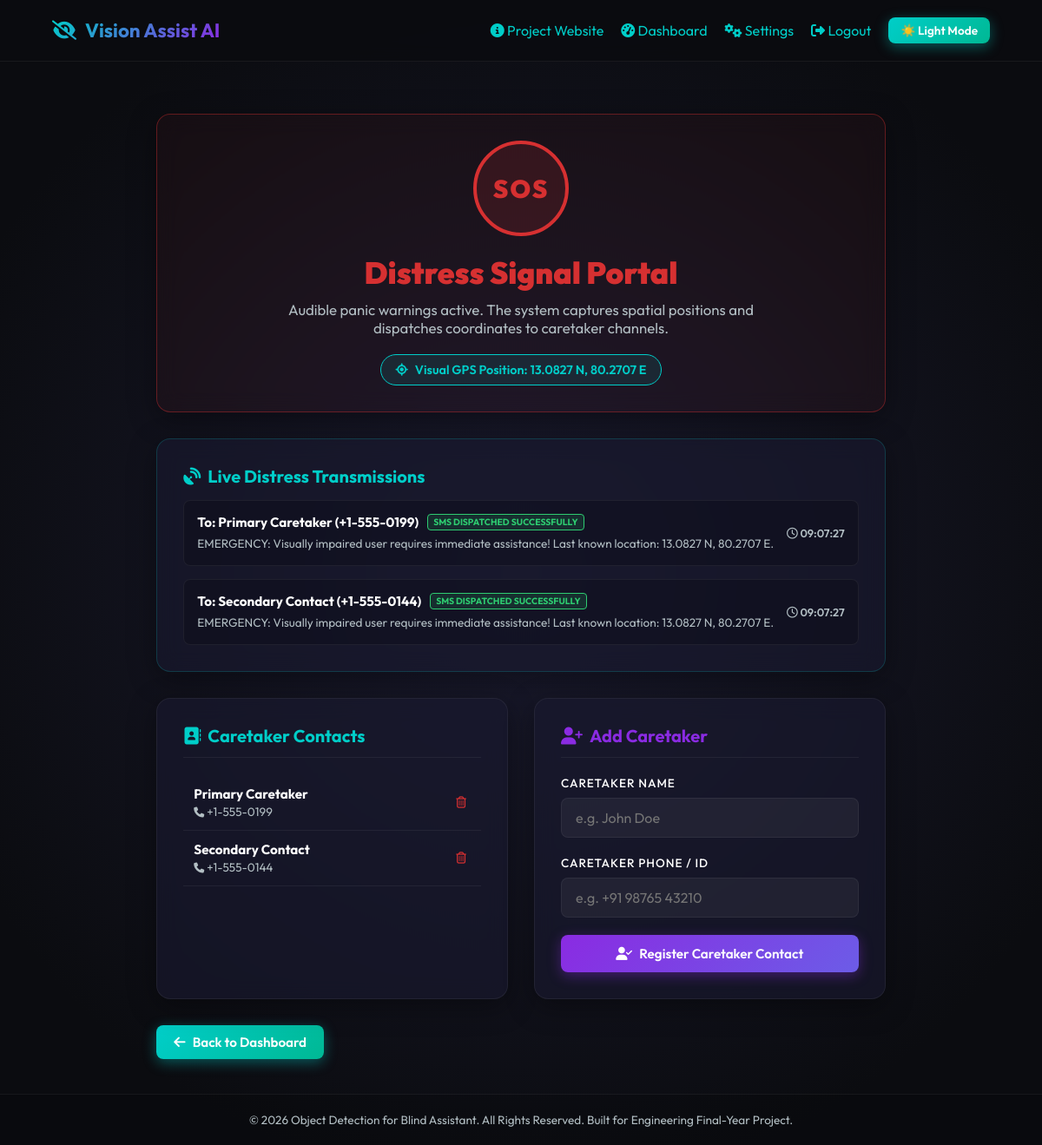
/sos (signed in), run on the app's committed database.
### tables this page shows
CREATE TABLE emergency_contacts(
        id INTEGER PRIMARY KEY AUTOINCREMENT,
        name TEXT,
        phone TEXT
    );

### app.py (the view, shortened to what this page needs)
@app.route("/sos", methods=["GET", "POST"])
@login_required
def sos():
    conn = get_db()
    cursor = conn.cursor()
    gps_coordinates = "13.0827 N, 80.2707 E"
    cursor.execute("SELECT * FROM emergency_contacts")
    contacts = cursor.fetchall()
    simulated_alerts = []
    for contact in contacts:
        alert_msg = f"EMERGENCY: Visually impaired user requires immediate assistance! Last known location: {gps_coordinates}."
        simulated_alerts.append({
            "name": contact["name"],
            "phone": contact["phone"],
            "message": alert_msg,
            "status": "SMS Dispatched Successfully",
            "time": time.strftime("%H:%M:%S")
        })
        cursor.execute("INSERT INTO history (object_name, confidence) VALUES (?, ?)", (f"SOS: Dispatched SMS to {contact['name']}", 1.0))
    conn.commit()
    conn.close()
    speak("SOS distress alert triggered.")
    return render_template("sos.html", contacts=contacts, gps_coordinates=gps_coordinates, alerts=simulated_alerts)

### app.py (called while the page is built, shortened)
def get_db():
    conn = sqlite3.connect("database.db")
    conn.row_factory = sqlite3.Row
    return conn

def load_settings():
    if os.path.exists(SETTINGS_FILE):
        try:
            with open(SETTINGS_FILE, "r") as f:
                return json.load(f)
        except Exception:
            pass

def login_required(f):
    @wraps(f)
    def decorated_function(*args, **kwargs):
        if "username" not in session:
            flash("Please log in to access this page.", "danger")
            return redirect(url_for("login"))
        return f(*args, **kwargs)
    return decorated_function

@app.context_processor
def inject_settings():
    return dict(settings=load_settings())

### voice.py (called while the page is built)
def speak(text):
    print(f"[Server-Side Speech Log]: {text}")

### templates/sos.html (shortened to what this page needs)
{% extends 'base.html' %}
{% block content %}
<div style="max-width: 1000px; margin: 40px auto; padding: 0 20px;">
    <div class="glass-container" style="border-color: rgba(214, 48, 49, 0.4); background: rgba(214, 48, 49, 0.05); text-align: center; margin-bottom: 30px;">
        <div style="margin-bottom: 20px; display: inline-block;">
            <div style="width: 110px; height: 110px; border-radius: 50%; background: rgba(214, 48, 49, 0.15); border: 4px solid var(--danger); display: flex; align-items: center; justify-content: center; animation: pulse-red 1.5s infinite; cursor: pointer;" onclick="triggerLocalSOS()">
                <span style="font-weight: 900; font-size: 1.8rem; color: var(--danger); letter-spacing: 2px;">SOS</span>
            </div>
        </div>
        <h1 style="font-size: 2.2rem; font-weight: 900; color: var(--danger); margin-bottom: 10px;">Distress Signal Portal</h1>
        <p style="color: var(--text-secondary-dark); font-size: 1.05rem; max-width: 600px; margin: 0 auto 20px auto;">
            Audible panic warnings active. The system captures spatial positions and dispatches coordinates to caretaker channels.
        </p>
        <div style="display: inline-flex; align-items: center; gap: 8px; background: rgba(0, 206, 201, 0.1); border: 1px solid var(--secondary); padding: 8px 16px; border-radius: 20px; font-size: 0.9rem; color: var(--secondary); font-weight: 600;">
            <i class="fa-solid fa-location-crosshairs" style="animation: pulse 1.8s infinite;"></i>
            <span>Visual GPS Position: {{ gps_coordinates }}</span>
        </div>
    </div>
    <div class="glass-container" style="text-align: left; margin-bottom: 30px; border-color: rgba(0, 206, 201, 0.2);">
        <h3 style="font-size: 1.25rem; font-weight: 700; margin-bottom: 15px; color: var(--secondary); display: flex; align-items: center; gap: 8px;">
            <i class="fa-solid fa-satellite-dish"></i> Live Distress Transmissions
        </h3>
        {% if alerts %}
            <div style="display: grid; gap: 15px;">
                {% for alert in alerts %}
                    <div style="padding: 15px; background: rgba(0,0,0,0.2); border: 1px solid var(--border-glass); border-radius: 8px; display: flex; justify-content: space-between; align-items: center; flex-wrap: wrap; gap: 15px;">
                        <div>
                            <div style="display: flex; align-items: center; gap: 10px; margin-bottom: 6px;">
                                <span style="font-weight: 700; font-size: 0.95rem; color: #fff;">To: {{ alert.name }} ({{ alert.phone }})</span>
                                <span style="background: rgba(46, 204, 113, 0.15); border: 1px solid var(--success); color: var(--success); font-size: 0.65rem; font-weight: 700; padding: 2px 6px; border-radius: 4px; text-transform: uppercase;">
                                    {{ alert.status }}
                                </span>
                            </div>
                            <p style="font-size: 0.85rem; color: var(--text-secondary-dark); line-height: 1.4; margin: 0;">{{ alert.message }}</p>
                        </div>
                        <span style="font-size: 0.8rem; color: var(--text-secondary-dark); font-weight: 600;"><i class="fa-regular fa-clock"></i> {{ alert.time }}</span>
                    </div>
                {% endfor %}
            </div>
        {% else %}
            <p style="color: var(--text-secondary-dark); font-size: 0.9rem; text-align: center; padding: 15px 0;">No dispatch records found. Please register caretakers below to enable active broadcasts.</p>
        {% endif %}
    </div>
    <div style="display: grid; grid-template-columns: repeat(auto-fit, minmax(320px, 1fr)); gap: 30px; text-align: left;">
        <div class="glass-container">
            <h3 style="font-size: 1.25rem; font-weight: 700; margin-bottom: 20px; color: var(--secondary); border-bottom: 1px solid var(--border-glass); padding-bottom: 12px; display: flex; align-items: center; gap: 8px;">
                <i class="fa-solid fa-address-book"></i> Caretaker Contacts
            </h3>
            {% if contacts %}
                <ul style="list-style: none;">
                    {% for contact in contacts %}
                        <li style="display: flex; justify-content: space-between; align-items: center; padding: 12px; border-bottom: 1px solid var(--border-glass);">
                            <div>
                                <strong style="display: block; font-size: 0.95rem;">{{ contact.name }}</strong>
                                <span style="font-size: 0.85rem; color: var(--text-secondary-dark);"><i class="fa-solid fa-phone" style="font-size: 0.75rem;"></i> {{ contact.phone }}</span>
                            </div>
                            <form action="{{ url_for('sos') }}" method="POST" style="margin: 0;">
                                <button type="submit" style="background: none; border: none; color: var(--danger); cursor: pointer; padding: 5px;" title="Remove Caretaker">
                                    <i class="fa-regular fa-trash-can"></i>
                                </button>
                            </form>
                        </li>
                    {% endfor %}
                </ul>
            {% else %}
                <p style="color: var(--text-secondary-dark); font-size: 0.9rem; padding: 20px 0; text-align: center;">No contact details loaded. Use the form to add caretakers.</p>
            {% endif %}
        </div>
        <div class="glass-container">
            <h3 style="font-size: 1.25rem; font-weight: 700; margin-bottom: 20px; color: var(--primary); border-bottom: 1px solid var(--border-glass); padding-bottom: 12px; display: flex; align-items: center; gap: 8px;">
                <i class="fa-solid fa-user-plus"></i> Add Caretaker
            </h3>
            <form action="{{ url_for('sos') }}" method="POST">
                <div class="input-group">
                    <label for="name">Caretaker Name</label>
                    <input type="text" name="name" id="name" class="input-control" placeholder="e.g. John Doe" required>
                </div>
                <div class="input-group">
                    <label for="phone">Caretaker Phone / ID</label>
                    <input type="text" name="phone" id="phone" class="input-control" placeholder="e.g. +91 98765 43210" required>
                </div>
                <button type="submit" class="btn btn-primary" style="width: 100%; border: none;">
                    <i class="fa-solid fa-user-check"></i> Register Caretaker Contact
                </button>
            </form>
        </div>
    </div>
    <div style="margin-top: 30px; text-align: left;">
        <a href="{{ url_for('dashboard') }}" class="btn btn-secondary" style="padding: 10px 20px;">
            <i class="fa-solid fa-arrow-left"></i> Back to Dashboard
        </a>
    </div>
</div>
{% endblock %}

### static/css/style.css (style rules this page uses)
:root { --bg-dark: #0b0c10; --bg-glass: rgba(31, 38, 135, 0.08); --bg-card: rgba(26, 26, 46, 0.65); --bg-light: #f5f6fa; --border-glass: rgba(255, 255, 255, 0.06); --text-primary-dark: #ffffff; --text-secondary-dark: #b2bec3; --text-primary-light: #2d3436; --text-secondary-light: #636e72; --primary: #8a2be2; --primary-glow: rgba(138, 43, 226, 0.4); --secondary: #00cec9; --secondary-glow: rgba(0, 206, 201, 0.4); --danger: #d63031; --danger-glow: rgba(214, 48, 49, 0.4); --success: #2ecc71; --font-sans: 'Outfit', -apple-system, BlinkMacSystemFont, "Segoe UI", Roboto, sans-serif; --transition: all 0.3s cubic-bezier(0.25, 0.8, 0.25, 1); }
* { box-sizing: border-box; margin: 0; padding: 0; }
body { font-family: var(--font-sans); transition: var(--transition); background-color: var(--bg-dark); color: var(--text-primary-dark); min-height: 100vh; display: flex; flex-direction: column; overflow-x: hidden; }
body:not(.light-mode) { background-color: var(--bg-dark); background-image: radial-gradient(circle at 50% 50%, #1a1a2e 0%, #0b0c10 80%); }
a { color: var(--secondary); text-decoration: none; transition: var(--transition); }
.glass-container { background: var(--bg-card); backdrop-filter: blur(12px); -webkit-backdrop-filter: blur(12px); border: 1px solid var(--border-glass); border-radius: 16px; box-shadow: 0 8px 32px 0 rgba(0, 0, 0, 0.37); padding: 30px; transition: var(--transition); }
.btn { display: inline-flex; align-items: center; justify-content: center; padding: 12px 24px; border-radius: 8px; font-weight: 600; cursor: pointer; transition: var(--transition); border: none; font-family: var(--font-sans); font-size: 0.95rem; gap: 8px; }
.btn-primary { background: linear-gradient(135deg, var(--primary) 0%, #6c5ce7 100%); color: white; box-shadow: 0 4px 15px var(--primary-glow); }
.btn-secondary { background: linear-gradient(135deg, var(--secondary) 0%, #00b894 100%); color: white; box-shadow: 0 4px 15px var(--secondary-glow); }
.input-group { margin-bottom: 20px; text-align: left; position: relative; }
.input-group label { display: block; margin-bottom: 8px; font-size: 0.85rem; font-weight: 500; text-transform: uppercase; letter-spacing: 1px; }
.input-control { width: 100%; padding: 12px 16px; background: rgba(255, 255, 255, 0.05); border: 1px solid var(--border-glass); border-radius: 8px; color: white; font-family: var(--font-sans); font-size: 1rem; transition: var(--transition); }

### data on the page
emergency_contacts: name "Primary Caretaker", phone "+1-555-0199", status "SMS DISPATCHED SUCCESSFULLY", message "EMERGENCY: Visually impaired user requires immediate assistance! Last known location: 13.0827 N, 80.2707 E.", time "09:07:27"
emergency_contacts: name "Secondary Contact", phone "+1-555-0144", status "SMS DISPATCHED SUCCESSFULLY", message "EMERGENCY: Visually impaired user requires immediate assistance! Last known location: 13.0827 N, 80.2707 E.", time "09:07:27"

### other printed values
{{ gps_coordinates }} "13.0827 N, 80.2707 E"
